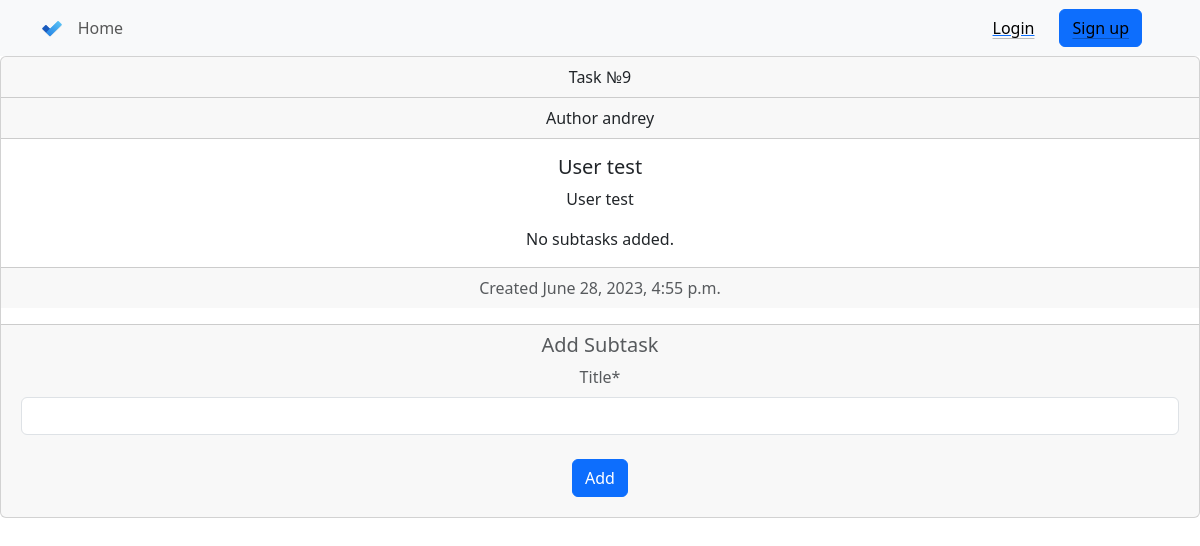
/task/9/detail/, run on the app's committed database.
### todo/models.py (models this page shows, shortened)
class Task(models.Model):
    author = models.ForeignKey(settings.AUTH_USER_MODEL, on_delete=models.CASCADE)
    title = models.CharField(max_length=200)
    text = models.TextField()
    created_date = models.DateTimeField(default=timezone.now)
    is_done = models.BooleanField(default=False)
    is_canceled = models.BooleanField(default=False)
    categ = models.ForeignKey('Category', on_delete=models.CASCADE, null=True)

### todo/views.py (the view)
# urls.py: path('task/<int:pk>/detail/', views.task_detail, name='task_detail'),
def task_detail(request, pk):
    task = get_object_or_404(Task, pk=pk)
    subtask_list = task.subtask_set.all()
    print(subtask_list)
    if request.method == "POST":
        form = CreateSubtaskForm(request.POST)
        if form.is_valid():
            subtask = form.save(commit=False)
            subtask.task = task
            subtask.save()
            return redirect('task_detail', pk=pk)
        else:
            messages.error(request, 'Error saving form')
    else:
        form = CreateSubtaskForm()
    return render(request, 'todo/task_detail.html', {'task': task, 'form': form, 'subtask_list': subtask_list})

### todo/forms.py
class CreateSubtaskForm(forms.ModelForm):
    class Meta:
        model = Subtask
        fields = {'title'}
        widgets = {
            'title': TextInput(attrs={'class': 'form-control'})
        }

### todo/templates/todo/task_detail.html (shortened to what this page needs)
{% extends 'todo/base.html' %}
{% block content %}
    {% load crispy_forms_tags %}
    <div class="card text-center">
  <div class="card-header">
    Task №{{ task.pk }}
  </div>
        <div class="card-header">
    Author {{ task.author }}
  </div>
  <div class="card-body">
    <h5 class="card-title">{{ task.title}}</h5>
    <p class="card-text">{{ task.text }}</p>
      {% if subtask_list|length > 0 %}
      <p class="card-text">Subtasks:</p>
        <ul class="list-group list-group-flush">
        {% for s in subtask_list %}
        <li class="list-group-item">{{ s.title }}</li>
        {% endfor %}
        </ul>
          {% else %}
          <p class="card-text">No subtasks added.</p>
      {% endif %}
  </div>
  <div class="card-footer text-body-secondary">
    <p class="card-text">Created {{ task.created_date }}</p>
  </div>
    <div class="card-footer text-body-secondary mt-3">
        <h5 class="card-title">Add Subtask</h5>
        <form method="POST" class="m-1">
            {{ form|crispy }}
                <button type="submit" class="btn btn-primary m-2">Add</button>
        </form>
    </div>
</div>
{% endblock %}

### data on the page
Task: pk "9", author "andrey", title "User test", text "User test", created_date "June 28, 2023, 4:55 p.m."
